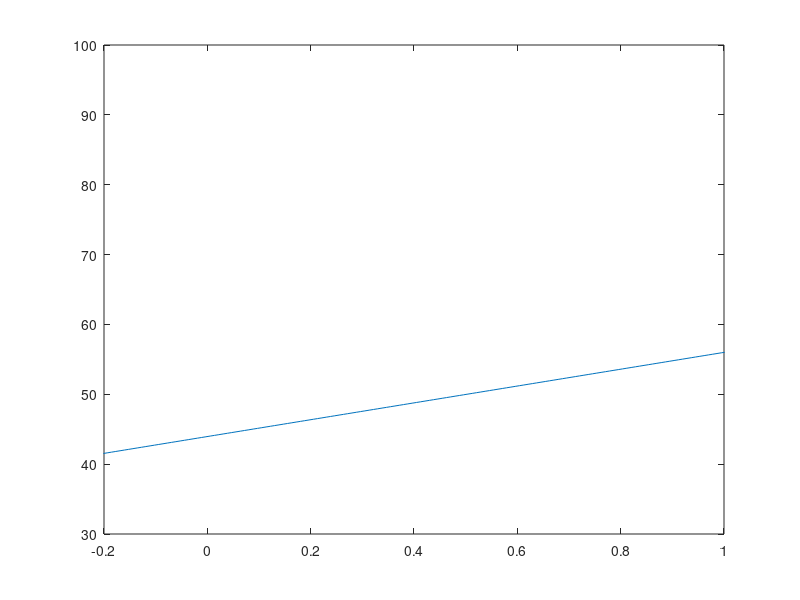

Write MATLAB code to recreate this figure.
clc;
close all;
clear;
pAc = [80.8 65 73.9];
pA = [5.9 6.1 0.9];
pB = [55.5 56.4 46.2];
Q = [10.05 7.3 1.49];
%Derived
dp = pAc - pA;
K = Q./dp.^0.5;
%Two approximate points of po (opening pressure po = pB) and K
K1 = 0.17;
K2 = 1;
po1 = 46;
po2 = 56;
%Best possible curve, K = alpha*po + beta
alfa = (K2-K1)/(po2-po1);
beta = K2 - alfa*po2;
pcr = -beta/alfa;
po = linspace(30,100,(100-30)*10);
K_plot = alfa*po+beta;
plot(K_plot,po)
xlim([-0.2 1])

%From data sheet
%Kmax = 40/15^0.5;
Kmax = 52/15^0.5;
u2 = K2/Kmax; %Opening in approximate point 2
dpOpen = (po2 - pcr)/u2; %dpOpen from po2 and u2
%Compute corresponding orifice data
Cd = 0.64; %Just pick something
rho = 850; %Standard
Kmax_SI = 52/6e4/(15e5)^0.5; %From data-sheet, fully open u = 1 and K = Kmax
Admax_SI = Kmax_SI/(2/rho)^0.5/Cd; %From orifice equation, Admax [m^2]
Admax = Admax_SI*1e6; %Admax [mm^2]
%Testing parameters, pcr - dpOpen - Admax
uTest = (pB - pcr)/dpOpen;
KTest_SI = Cd*uTest*Admax_SI*(2/rho)^0.5;
dpTest_SI = dp*1e5;
QTest_SI = KTest_SI.*dpTest_SI.^0.5;
QTest = QTest_SI*6e4;